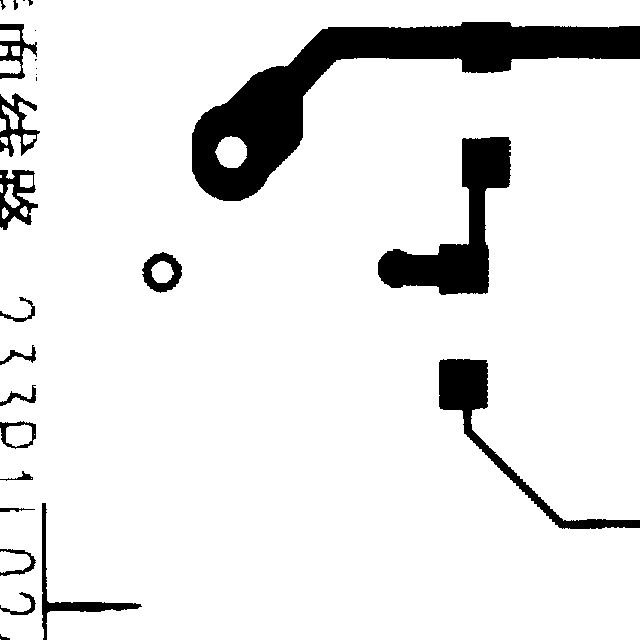
#> input picture PCB Defect/PCBData/group00041/00041/00041004_temp.jpg, 640 x 640 px
$ python whatershed.py
#> lines starting #> are read from the running program, lines starting #| are printed output that depends on the picture; after the words box and inside, x2 and y2 are one past the last pixel; in counts of white or black regions, pixels touching at a corner belong together
# -*- coding: utf-8 -*-
"""
Created on Tue May 11 08:03:22 2021

@author: AMK
"""

import numpy as np
import cv2
from matplotlib import pyplot as plt
import easygui
ImagePath=easygui.fileopenbox()
#> the answer given: ../PCB Defect/PCBData/group00041/00041/00041004_temp.jpg
img = cv2.imread(ImagePath)
#> img is the input picture: shape (640, 640, 3); min 0, max 255, mean 229.6

img = cv2.cvtColor(img, cv2.COLOR_BGR2RGB)

gray = cv2.cvtColor(img,cv2.COLOR_BGR2GRAY)
ret, thresh = cv2.threshold(gray,0,255,cv2.THRESH_BINARY_INV+cv2.THRESH_OTSU)
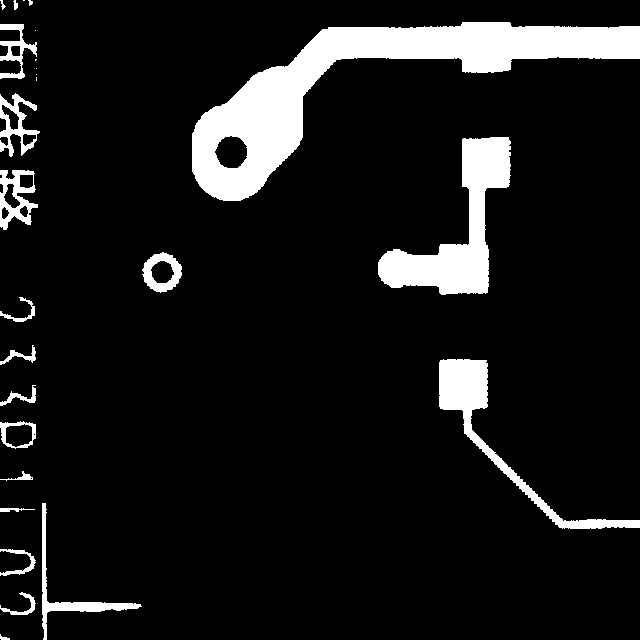
#> thresh: shape (640, 640); 10% white; 26 white regions (7 under 20 px), largest, box (x1, y1, x2, y2) and area: (192, 22, 640, 201) 22060, (378, 137, 511, 295) 7717, (439, 359, 640, 529) 4312
#> ret = 7

# noise removal
kernel = np.ones((2,2),np.uint8)
#opening = cv2.morphologyEx(thresh,cv2.MORPH_OPEN,kernel, iterations = 2)
closing = cv2.morphologyEx(thresh,cv2.MORPH_CLOSE,kernel, iterations = 2)
#> closing: shape (640, 640); 10.1% white; 24 white regions (5 under 20 px), largest, box (x1, y1, x2, y2) and area: (194, 24, 640, 203) 22036, (380, 139, 513, 297) 7747, (441, 361, 640, 531) 4334

# sure background area
sure_bg = cv2.dilate(closing,kernel,iterations=3)
#> sure_bg: shape (640, 640); 12.4% white; 23 white regions (2 under 20 px), largest, box (x1, y1, x2, y2) and area: (194, 24, 640, 206) 24073, (380, 139, 516, 300) 8719, (441, 361, 640, 534) 5489

# Finding sure foreground area
dist_transform = cv2.distanceTransform(sure_bg,cv2.DIST_L2,3)

# Threshold
ret, sure_fg = cv2.threshold(dist_transform,0.1*dist_transform.max(),255,0)
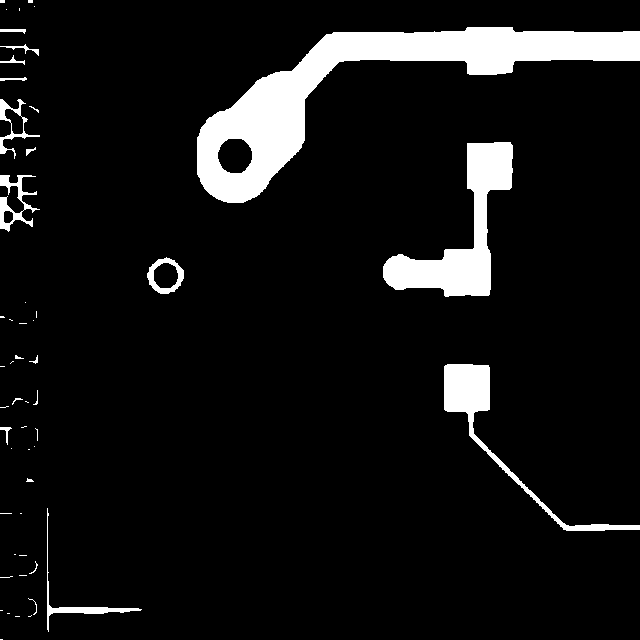
#> sure_fg: shape (640, 640) float32; 8.2% white; 52 white regions (32 under 20 px), largest, box (x1, y1, x2, y2) and area: (197, 27, 640, 203) 20170, (383, 142, 513, 297) 6895, (444, 364, 640, 531) 3325
#> ret = 3.7

# Finding unknown region
sure_fg = np.uint8(sure_fg)
unknown = cv2.subtract(sure_bg,sure_fg)
#> unknown: shape (640, 640); 4.2% white; 26 white regions (2 under 20 px), largest, box (x1, y1, x2, y2) and area: (194, 24, 640, 206) 3566, (441, 361, 640, 534) 2164, (380, 139, 516, 300) 1824

# Marker labelling
ret, markers = cv2.connectedComponents(sure_fg)
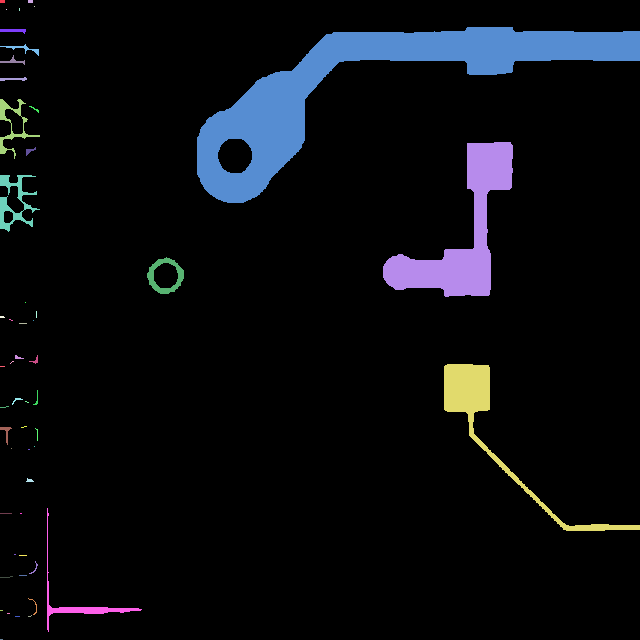
#> markers: shape (640, 640) int32; 53 distinct labels, from 0 to 52; one colour per label, 0 black
#> ret = 53

# Add one to all labels so that sure background is not 0, but 1
markers = markers+1
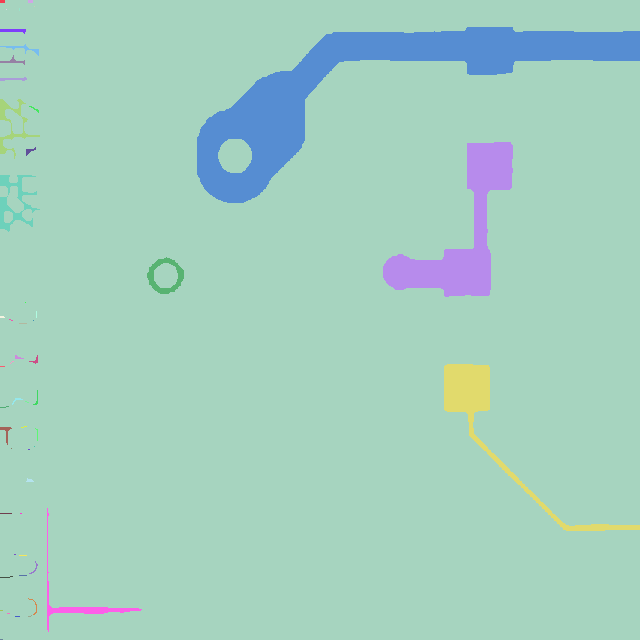
#> markers: shape (640, 640) int32; 53 distinct labels, from 1 to 53; one colour per label, 0 black

# Now, mark the region of unknown with zero
markers[unknown==255] = 0

markers = cv2.watershed(img,markers)
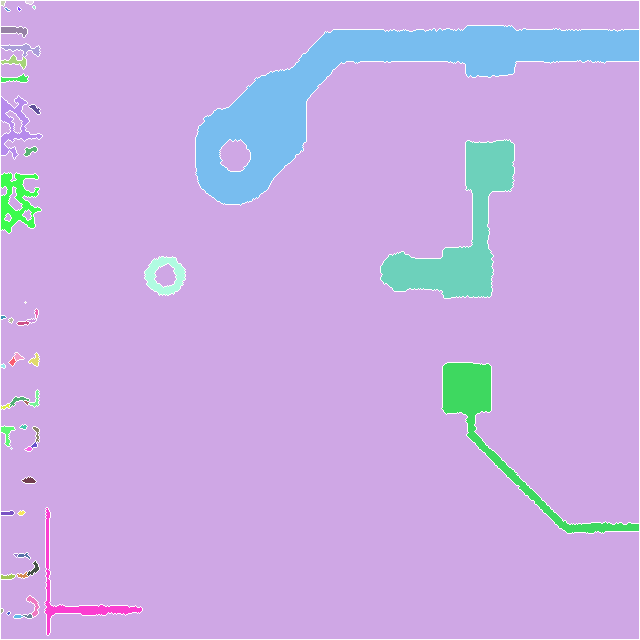
#> markers: shape (640, 640) int32; 53 distinct labels, from -1 to 52; one colour per label, 0 black, -1 white
img[markers == -1] = [0,0,0]
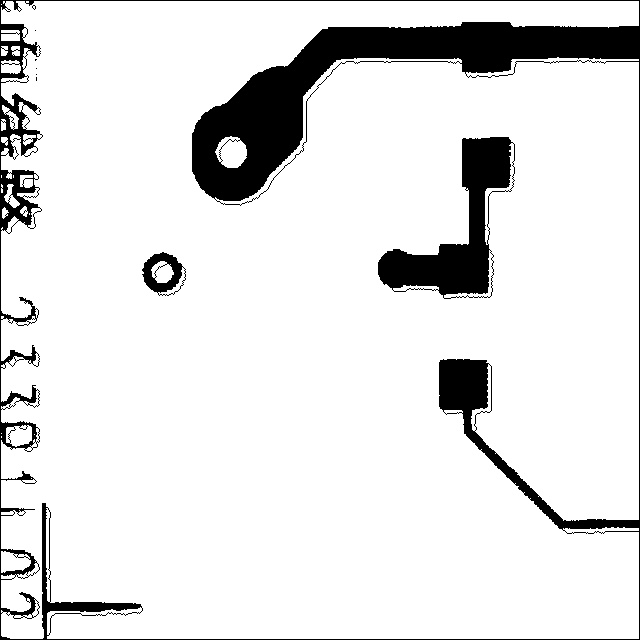
#> img: shape (640, 640, 3); 1.43% of pixels changed, all inside (x1, y1, x2, y2) = (0, 0, 640, 640)


originalmage = cv2.imread(ImagePath)
originalmage = cv2.cvtColor(originalmage, cv2.COLOR_BGR2RGB)
    #print(image)  # image is stored in form of numbers
    # confirm that image is chosen
gaussian=cv2.GaussianBlur(originalmage,(5,5),0)
#gaussian = cv2.resize(gaussian, (960, 540))

ReSized1 = cv2.resize(originalmage, (960, 540))
#plt.imshow(ReSized1, cmap='gray')
grayScaleImage = cv2.cvtColor(originalmage, cv2.COLOR_BGR2GRAY)
ReSized2 = cv2.resize(grayScaleImage, (960, 540))
#
smoothGrayScale = cv2.medianBlur(grayScaleImage, 5)
ReSized3 = cv2.resize(smoothGrayScale, (960, 540))
getEdge = cv2.adaptiveThreshold(smoothGrayScale, 255,
cv2.ADAPTIVE_THRESH_MEAN_C,
cv2.THRESH_BINARY, 9, 9)
#> getEdge: shape (640, 640); 96% white; 29 black regions (6 under 20 px), largest, box (x1, y1, x2, y2) and area: (192, 22, 640, 201) 4686, (439, 359, 640, 529) 2536, (378, 137, 511, 295) 2320
ReSized4 = cv2.resize(getEdge, (960, 540))
    #plt.imshow(ReSized4, cmap='gray')
    #applying bilateral filter to remove noise
    #and keep edge sharp as required
colorImage = cv2.bilateralFilter(originalmage, 9, 300, 300)

ReSized5 = cv2.resize(colorImage, (960, 540))
    #plt.imshow(ReSized5, cmap='gray')
    #masking edged image with our "BEAUTIFY" image
#    cartoonImage = cv2.bitwise_and(colorImage, colorImage, mask=getEdge)
cartoonImage = cv2.bitwise_and(gaussian,img, mask=getEdge)
ReSized6 = cv2.resize(cartoonImage, (960, 540))
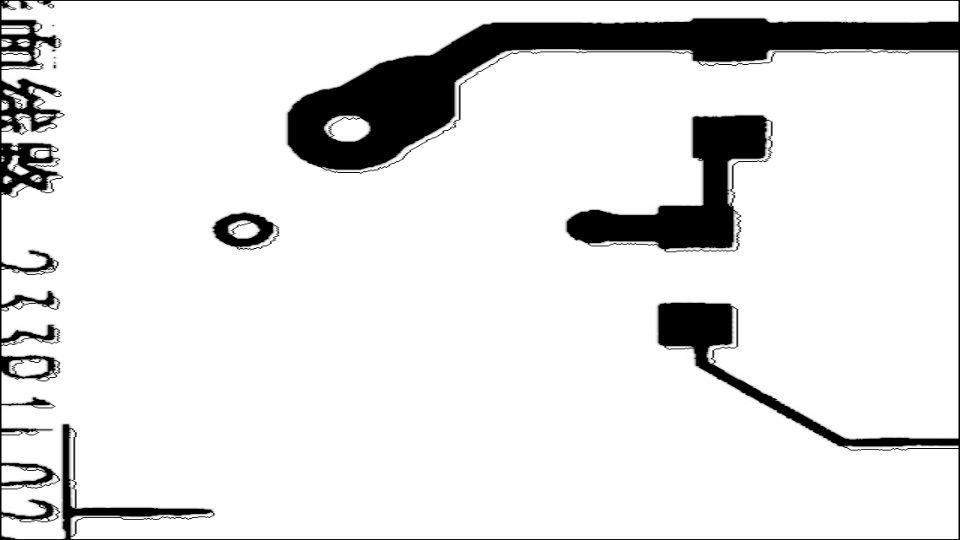
#> ReSized6: shape (540, 960, 3); min 0, max 255, mean 225.2


images=[ReSized1, ReSized2, ReSized4, gaussian, markers ,ReSized6]# figsize=(6,9),
tle=["Real Image","GrayScale Image","ThreshHold Image","GaussianBlur","Water Shed","Cartoonyfy Image"]
fig, axes = plt.subplots(3,2, figsize=(8,8), subplot_kw={'xticks':[], 'yticks':[]}, gridspec_kw=dict(hspace=0.1, wspace=0.1))
for i, ax in enumerate(axes.flat):
    ax.set_title(tle[i])
    ax.imshow(images[i], cmap='gray')
        #        save button code

plt.show()

$ run again, on PCB Defect/PCBData/group00041/00041/00041047_temp.jpg
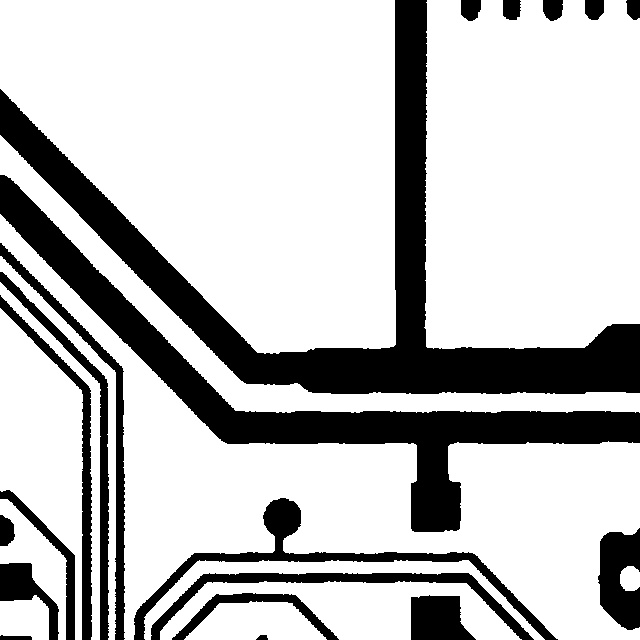
#> input picture PCB Defect/PCBData/group00041/00041/00041047_temp.jpg, 640 x 640 px
#> img is the input picture: shape (640, 640, 3); min 0, max 255, mean 193.2
#> `ret, thresh = cv2.threshold(gray,0,255,cv2.THRESH_BINARY_INV+cv2.THRES..`:
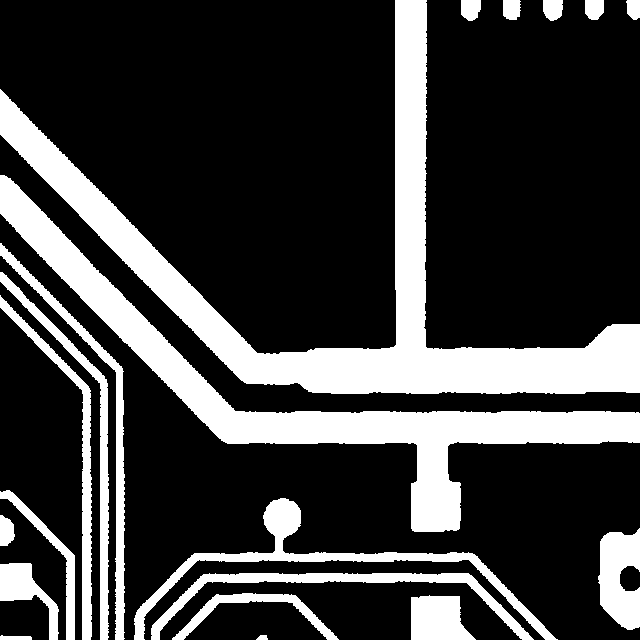
#> thresh: shape (640, 640); 24.2% white; 20 white regions, largest, box (x1, y1, x2, y2) and area: (0, 0, 640, 394) 39964, (0, 175, 640, 532) 27159, (134, 498, 558, 640) 5521
#> `ret, thresh = cv2.threshold(gray,0,255,cv2.THRESH_BINARY_INV+cv2.THRES..`: ret = 9
#> closing: shape (640, 640); 24.3% white; 20 white regions, largest, box (x1, y1, x2, y2) and area: (0, 0, 640, 396) 40038, (0, 177, 640, 534) 27211, (136, 500, 557, 640) 5509
#> sure_bg: shape (640, 640); 28.6% white; 20 white regions, largest, box (x1, y1, x2, y2) and area: (0, 0, 640, 399) 43920, (0, 177, 640, 537) 30247, (136, 500, 560, 640) 7501
#> `ret, sure_fg = cv2.threshold(dist_transform,0.1*dist_transform.max(),2..`: ret = 3.44
#> unknown: shape (640, 640); 7.3% white; 32 white regions, largest, box (x1, y1, x2, y2) and area: (0, 216, 640, 537) 2816, (0, 0, 401, 358) 2609, (0, 177, 640, 418) 2257
#> `ret, markers = cv2.connectedComponents(sure_fg)`: ret = 19
#> img: shape (640, 640, 3); 2.15% of pixels changed, all inside (x1, y1, x2, y2) = (0, 0, 640, 640)
#> getEdge: shape (640, 640); 89.8% white; 24 black regions, largest, box (x1, y1, x2, y2) and area: (134, 498, 557, 640) 4726, (0, 211, 640, 532) 4092, (0, 0, 400, 358) 3782
#> `ReSized6 = cv2.resize(cartoonImage, (960, 540))`:
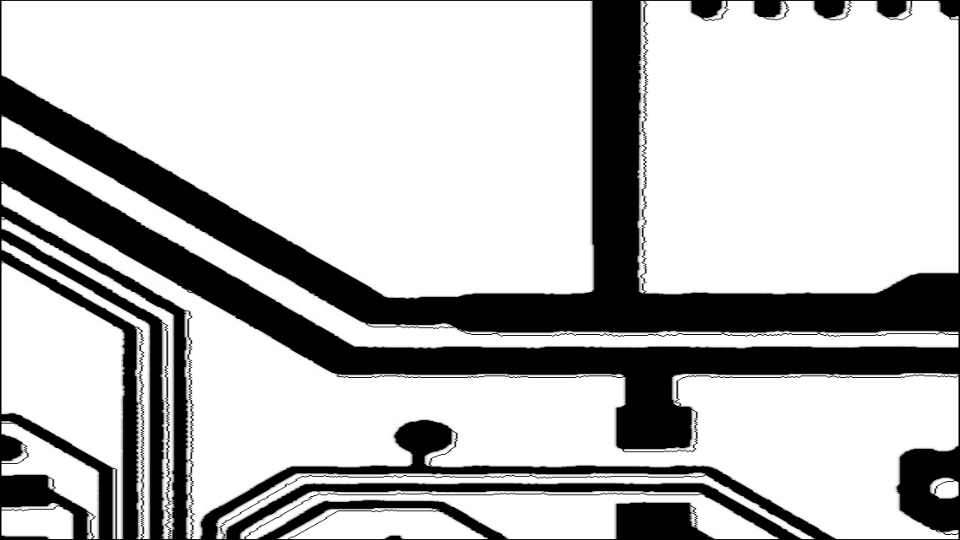
#> ReSized6: shape (540, 960, 3); min 0, max 255, mean 186.6

$ run again, on PCB Defect/PCBData/group00041/00041/00041051_temp.jpg
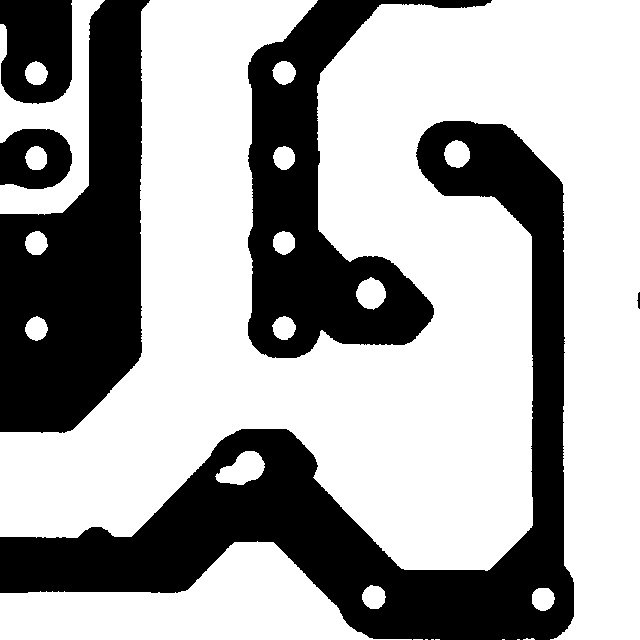
#> input picture PCB Defect/PCBData/group00041/00041/00041051_temp.jpg, 640 x 640 px
#> img is the input picture: shape (640, 640, 3); min 0, max 255, mean 163.9
#> `ret, thresh = cv2.threshold(gray,0,255,cv2.THRESH_BINARY_INV+cv2.THRES..`:
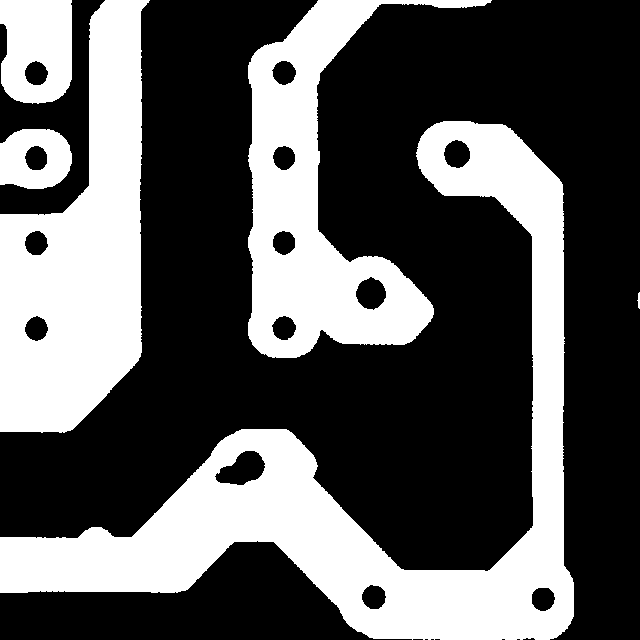
#> thresh: shape (640, 640); 35.7% white; 6 white regions, box (x1, y1, x2, y2) and area: (0, 121, 574, 640) 66732, (0, 0, 150, 433) 38812, (248, 0, 492, 358) 31093, (0, 0, 72, 104) 6391, (0, 129, 72, 189) 3267, (637, 292, 640, 309) 33
#> `ret, thresh = cv2.threshold(gray,0,255,cv2.THRESH_BINARY_INV+cv2.THRES..`: ret = 7
#> closing: shape (640, 640); 36% white; 6 white regions (1 under 20 px), largest, box (x1, y1, x2, y2) and area: (0, 123, 576, 640) 66629, (0, 0, 152, 435) 39366, (250, 0, 494, 360) 31503, (0, 0, 74, 106) 6591, (0, 131, 74, 191) 3352
#> sure_bg: shape (640, 640); 38.6% white; 6 white regions (1 under 20 px), largest, box (x1, y1, x2, y2) and area: (0, 123, 579, 640) 71012, (0, 0, 155, 438) 41451, (250, 0, 497, 363) 34506, (0, 0, 77, 109) 7290, (0, 131, 77, 194) 3895
#> `ret, sure_fg = cv2.threshold(dist_transform,0.1*dist_transform.max(),2..`: ret = 6.49
#> unknown: shape (640, 640); 8.6% white; 21 white regions (1 under 20 px), largest, box (x1, y1, x2, y2) and area: (0, 123, 579, 640) 10963, (250, 0, 497, 363) 6975, (0, 0, 155, 438) 3300
#> `ret, markers = cv2.connectedComponents(sure_fg)`: ret = 6
#> img: shape (640, 640, 3); 1.3% of pixels changed, all inside (x1, y1, x2, y2) = (0, 0, 640, 640)
#> getEdge: shape (640, 640); 93.8% white; 23 black regions, largest, box (x1, y1, x2, y2) and area: (0, 121, 574, 640) 7739, (248, 0, 492, 358) 4885, (0, 0, 150, 433) 2258
#> `ReSized6 = cv2.resize(cartoonImage, (960, 540))`:
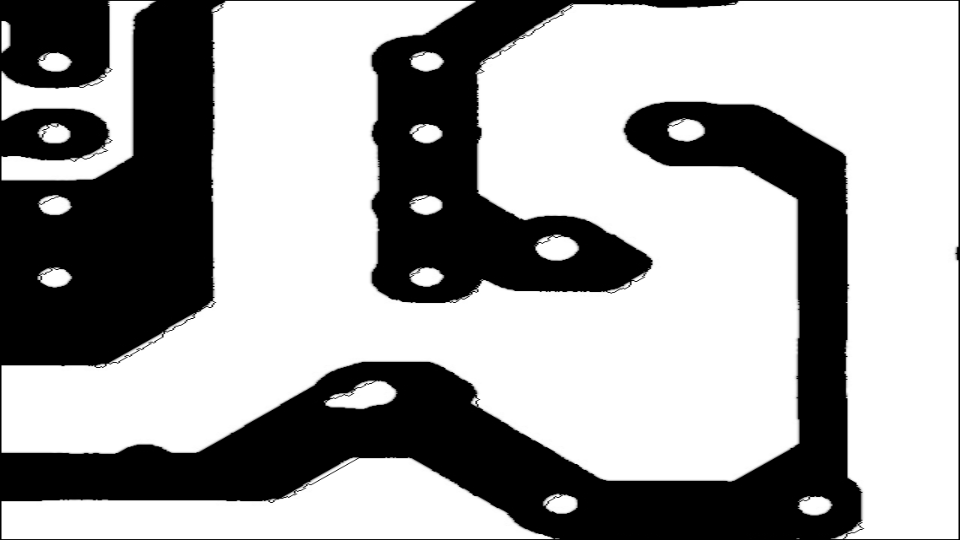
#> ReSized6: shape (540, 960, 3); min 0, max 255, mean 160.1

$ run again, on PCB Defect/PCBData/group00041/00041/00041058_temp.jpg
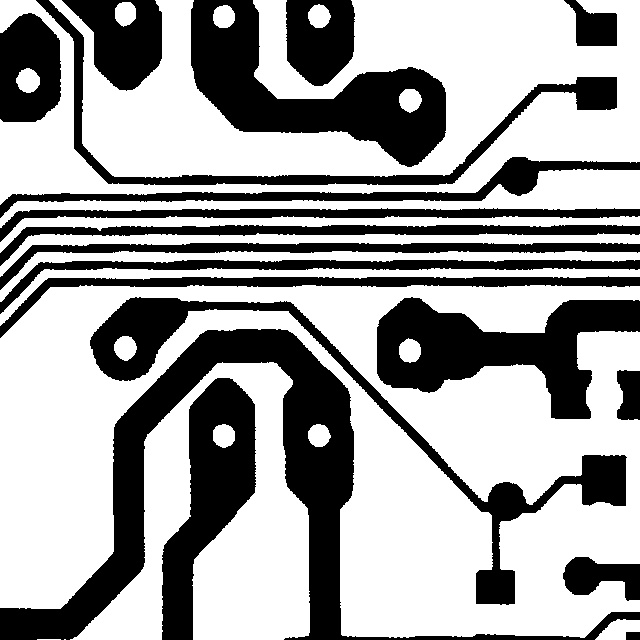
#> input picture PCB Defect/PCBData/group00041/00041/00041058_temp.jpg, 640 x 640 px
#> img is the input picture: shape (640, 640, 3); min 0, max 255, mean 161.5
#> thresh: shape (640, 640); 36.7% white; 19 white regions, largest, box (x1, y1, x2, y2) and area: (0, 329, 640, 640) 29875, (191, 0, 446, 167) 17559, (377, 297, 640, 419) 15413
#> `ret, thresh = cv2.threshold(gray,0,255,cv2.THRESH_BINARY_INV+cv2.THRES..`: ret = 7
#> closing: shape (640, 640); 36.7% white; 24 white regions (3 under 20 px), largest, box (x1, y1, x2, y2) and area: (0, 331, 396, 640) 28391, (193, 0, 448, 169) 17694, (379, 299, 640, 421) 15372
#> sure_bg: shape (640, 640); 43.8% white; 20 white regions, largest, box (x1, y1, x2, y2) and area: (0, 331, 585, 640) 31513, (193, 0, 451, 172) 19356, (92, 299, 632, 610) 17250
#> `ret, sure_fg = cv2.threshold(dist_transform,0.1*dist_transform.max(),2..`: ret = 3.44
#> unknown: shape (640, 640); 12.4% white; 37 white regions, largest, box (x1, y1, x2, y2) and area: (92, 299, 632, 610) 5153, (38, 0, 622, 190) 4715, (0, 331, 585, 640) 2922
#> `ret, markers = cv2.connectedComponents(sure_fg)`: ret = 23
#> img: shape (640, 640, 3); 3.23% of pixels changed, all inside (x1, y1, x2, y2) = (0, 0, 640, 640)
#> getEdge: shape (640, 640); 82.8% white; 30 black regions, largest, box (x1, y1, x2, y2) and area: (90, 297, 626, 605) 7075, (37, 0, 617, 185) 6369, (0, 277, 640, 337) 5380
#> `ReSized6 = cv2.resize(cartoonImage, (960, 540))`:
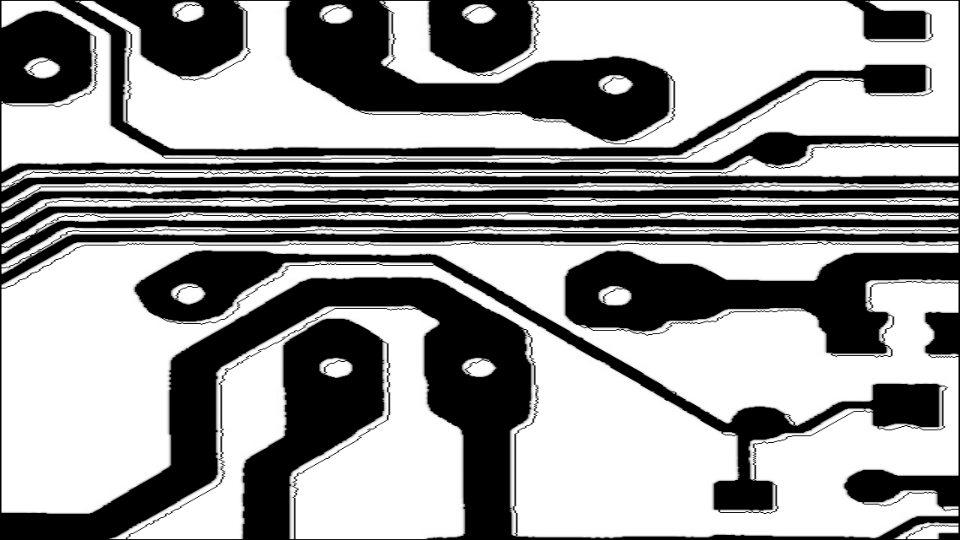
#> ReSized6: shape (540, 960, 3); min 0, max 255, mean 151.1
